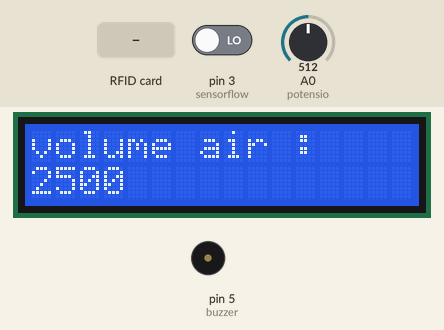
The program below on a simulated Arduino Uno, built with avr-gcc and run on an emulated ATmega328P. On the bench: 16×2 character LCD, buzzer (waves = sounding). The inputs (shaded band) are chosen by the test bench; at power-on: A0 (potensio) = 512, pin 3 (sensorflow) LOW. The local clock reads 2024-03-15 10:24:30 at power-on unless the program sets it; storage starts empty; what the program prints to the serial monitor is not drawn.

Above: at 1.3 s.
1.4 s: RFID card 5E 7A 19 C4 held to the reader
At 2.1 s:
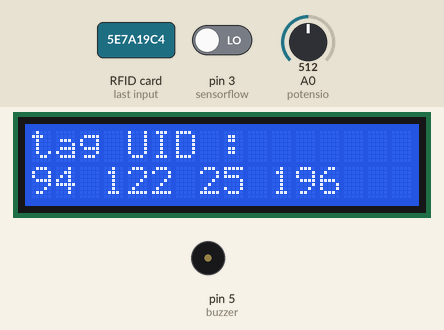
4.4 s: A0 (potensio) set to 716
At 4.9 s:
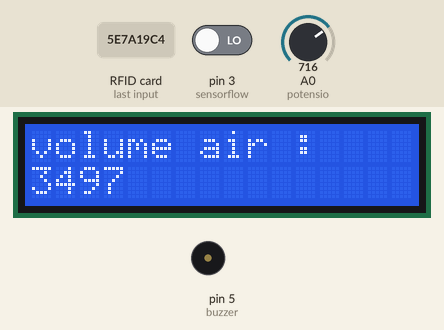
6.1 s: A0 (potensio) set to 900
At 7.1 s:
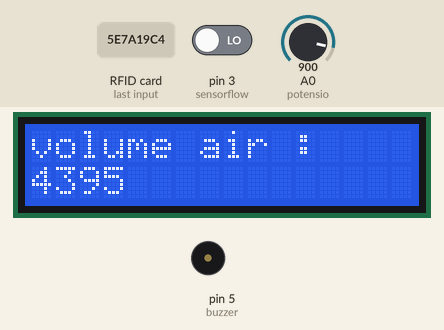
7.7 s: A0 (potensio) set to 1023
At 9.2 s:
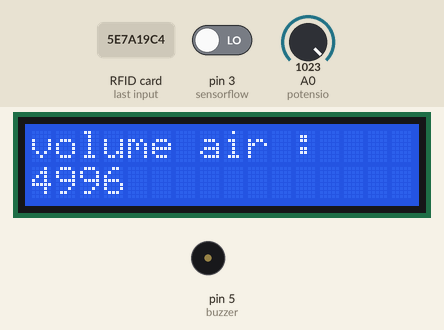
Timing chart, 0 to 10.2 s (numbered marks = the images above; inputs shaded):
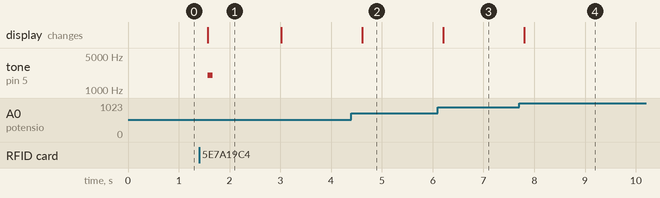

Measured:
- after the input at 1.4 s, tone on pin 5 (buzzer): silent → 2000 Hz after 0.17 s, → silent 0.10 s later; the display: changes after 0.17 s (image 1)
- after the input at 4.4 s, the display: changes after 0.21 s (image 2)
- after the input at 6.1 s, the display: changes after 0.11 s (image 3)
- after the input at 7.7 s, the display: changes after 0.10 s (image 4)
- what the display in image 1 shows lasts 1.4 s, from 1.6 s to 3.0 s

The program:

main.cpp
```cpp
#include <MFRC522.h> // for the RFID
#include <SPI.h>     // for the RFID and SD card module
#include <SD.h>      // for the SD card
#include <RTClib.h>  // for the RTC
#include <Wire.h>
#include <LiquidCrystal_I2C.h>
#include <Servo.h>

#define CS_RFID 10
#define RST_RFID 9
#define CS_SD 4

LiquidCrystal_I2C lcd(0x27, 16, 2);
File myFile;
MFRC522 rfid(CS_RFID, RST_RFID);
String uidString;
RTC_DS1307 rtc;

const int buzzer = 5;
const int sensorflow = 3;
const int potensio = A0;

const int pompa = 6;

void setup()
{
  pinMode(buzzer, OUTPUT);
  pinMode(sensorflow, INPUT);

  Serial.begin(9600);
  while (!Serial)
    ; // for Leonardo/Micro/Zero
  SPI.begin();
  rfid.PCD_Init();
  Serial.print("Initializing SD card...");
  if (!SD.begin(CS_SD))
  {
    Serial.println("initialization failed!");
    return;
  }
  Serial.println("initialization done.");
  if (!rtc.begin())
  {
    Serial.println("Couldn't find RTC");
    while (1)
      ;
  }
  else
  {
    rtc.adjust(DateTime(F(__DATE__), F(__TIME__)));
  }
  if (!rtc.isrunning())
  {
    Serial.println("RTC is NOT running!");
  }
  // inisialisasi lcd disini
  lcd.init(); // initialize the lcd
  lcd.backlight();
  lcd.setCursor(0, 0);
  lcd.print("smart water");
  lcd.setCursor(0, 1);
  lcd.print("start");
}

void readRFID()
{
  rfid.PICC_ReadCardSerial();
  Serial.print("Tag UID: ");
  uidString = String(rfid.uid.uidByte[0]) + " " + String(rfid.uid.uidByte[1]) + " " +
              String(rfid.uid.uidByte[2]) + " " + String(rfid.uid.uidByte[3]);
  Serial.println(uidString);

  lcd.setCursor(0, 0);
  lcd.print("tag UID :             ");
  lcd.setCursor(0, 1);
  lcd.print(uidString);
  lcd.print("        ");

  tone(buzzer, 2000);
  delay(100);
  noTone(buzzer);
  delay(100);
}

void logCard()
{
  int nilaiair = analogRead(potensio);
  nilaiair = map(nilaiair, 1024, 0, 0, 5000);
  digitalWrite(CS_SD, LOW);
  myFile = SD.open("DATA.txt", FILE_WRITE);
  if (myFile)
  {
    Serial.println("File opened ok");
    myFile.print(uidString);
    myFile.print(", ");

    // Save time on SD card
    DateTime now = rtc.now();
    myFile.print(now.year(), DEC);
    myFile.print('/');
    myFile.print(now.month(), DEC);
    myFile.print('/');
    myFile.print(now.day(), DEC);
    myFile.print(',');
    myFile.print(now.hour(), DEC);
    myFile.print(':');
    myFile.print(now.minute(), DEC);
    myFile.print(',');
    myFile.println(nilaiair);

    // Print time on Serial monitor
    Serial.print(now.year(), DEC);
    Serial.print('/');
    Serial.print(now.month(), DEC);
    Serial.print('/');
    Serial.print(now.day(), DEC);
    Serial.print(' ');
    Serial.print(now.hour(), DEC);
    Serial.print(':');
    Serial.println(now.minute(), DEC);
    Serial.println("sucessfully written on SD card");
    myFile.close();
  }
  else
  {
    Serial.println("error opening data.txt");
  }
  // Disables SD card chip select pin
  digitalWrite(CS_SD, HIGH);
}

void loop()
{
  int volumeair = analogRead(potensio);
  volumeair = map(volumeair, 1024, 0, 5000, 0);

  lcd.setCursor(0, 0);
  lcd.print("volume air :          ");
  lcd.setCursor(0, 1);
  lcd.print(volumeair);
  lcd.print("                ");

  //look for new cards
  if (rfid.PICC_IsNewCardPresent())
  {
    readRFID();
    logCard();
    delay(1000);
    if (digitalRead(sensorflow) == HIGH)
    {
      digitalWrite(pompa, HIGH);
      lcd.setCursor(0, 1);
      lcd.print("air panas        ");
      delay(volumeair);
    }
    else
    {
      digitalWrite(pompa, LOW);
    }
  }
  digitalWrite(pompa,LOW);
  delay(200);
}
```
